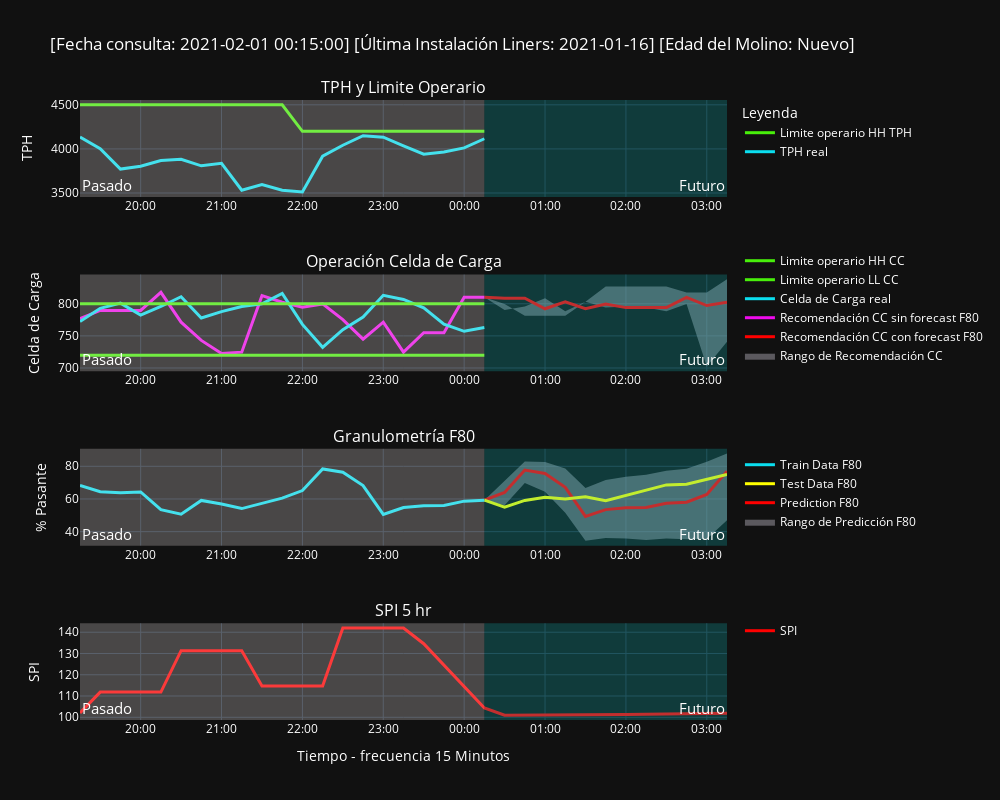
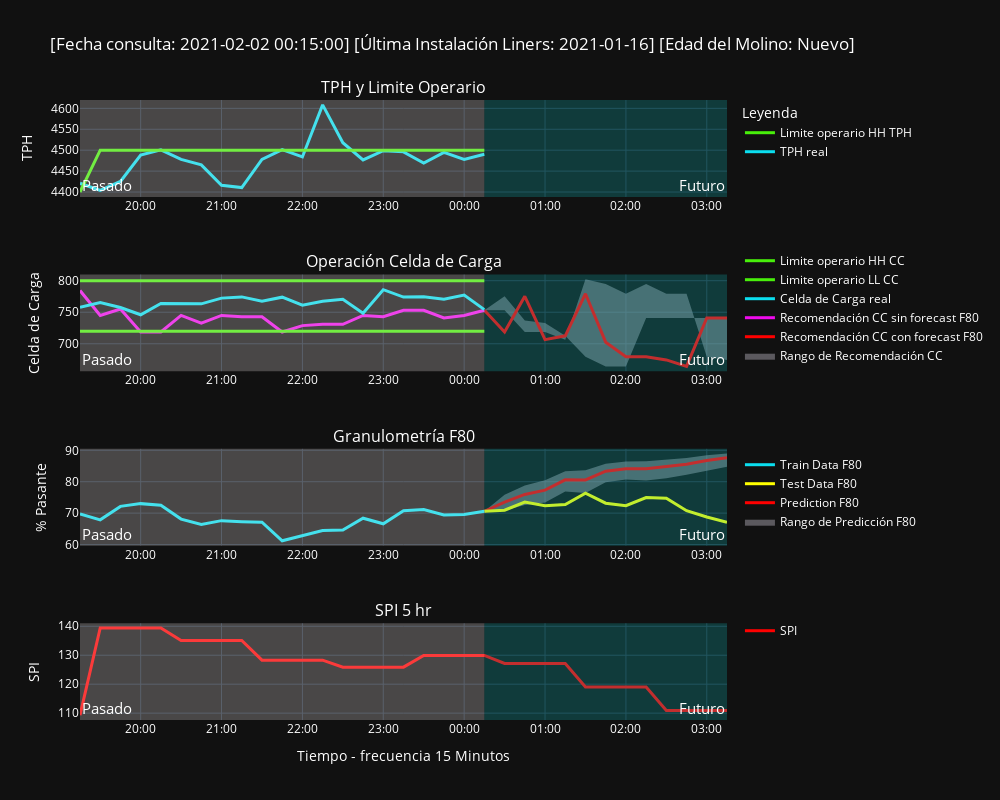

Notebook code for these charts, in order:
### Code cell
# Fechas 15min
date_format = "%Y-%d-%m %H:%M:%S"
start = datetime.strptime("2018-01-01 00:00:00", date_format )
end = datetime.strptime( "2018-02-01 00:00:00", date_format )
timestep = 15
time_freq = str(timestep) + 'min'
timestamps15 = pd.DataFrame(pd.date_range(start, end, freq=time_freq))
timestamps15.rename(columns={0:"Timestamp"},
               inplace=True)
##############

# Dia
options1 = [i for i in range(0,32)]
dia = ipywidgets.Dropdown(
    options=options1,
    value=options1[1],
    description='Día:',
    disabled=False,
    style={'description_width': 'initial'}
)

# Mes
options2 = [i for i in range(1,13)]
mes = ipywidgets.Dropdown(
    options=options2,
    value=options2[1],
    description='Mes:',
    disabled=False,
    style={'description_width': 'initial'}
)

# Año
options3 = ["2019","2020","2021","2022"]
anio = ipywidgets.Dropdown(
    options=options3,
    value=options3[1],
    description='Año:',
    disabled=False,
    style={'description_width': 'initial'}
)

# Hora
horas=pd.Series(timestamps15["Timestamp"]).dt.strftime(' %H:%M ')[0:-1]
options4 = horas
hora = ipywidgets.Dropdown(
    options=options4,
    value=options4[1],
    description='Hora:',
    disabled=False,
    style={'description_width': 'initial'}
)

widget=interactive( widgets_dashboard, dia=dia,mes=mes,anio=anio,hr=hora)
items = [anio,mes,dia,hora]
left_box = VBox([items[0], items[2]])
right_box = VBox([items[1], items[3]])
controls=HBox([left_box, right_box])
output = widget.children[-1]
display(VBox([controls, output]))
